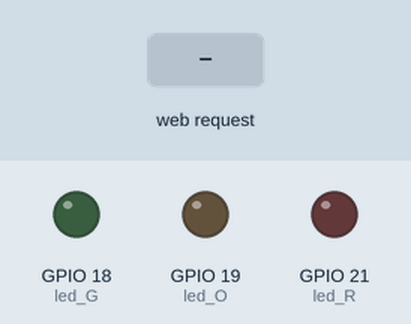
Recording of a sketch running on a simulated ESP32. On the bench: output pins drawn as LEDs (lit = HIGH). The test bench sets the inputs (shaded band). What the sketch prints to the serial monitor is not drawn.

Above: at 1.2 s.
1.3 s: HTTP request GET /Red_toggle?State=1 received
At 2.7 s:
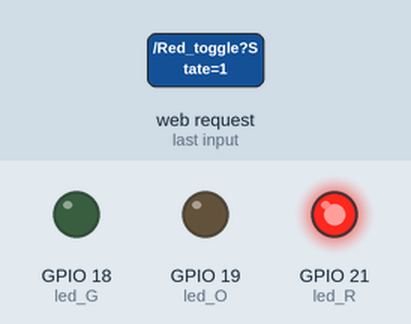
3.0 s: HTTP request GET /Orange_toggle?State=1 received
At 4.1 s:
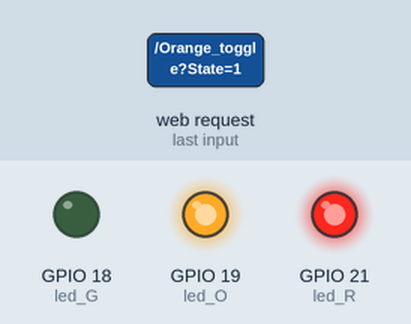
4.7 s: HTTP request GET /Red_toggle?State=0 received
At 5.4 s:
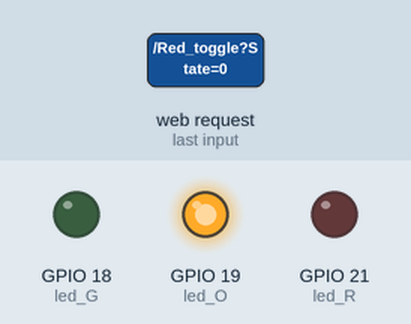
6.4 s: HTTP request GET /Green_toggle?State=1 received
At 7.8 s:
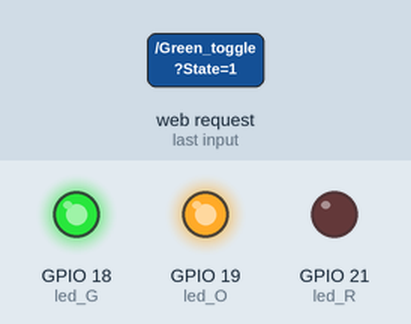
8.1 s: HTTP request GET /Red_toggle?State=120 received
9.8 s: HTTP request GET /Orange_toggle?State=0 received
At 10.5 s:
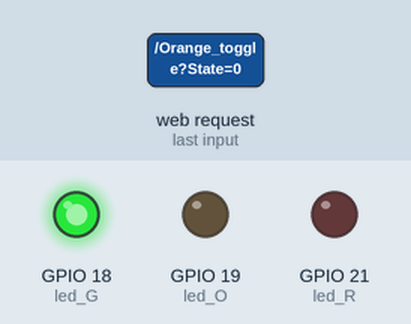
Timing chart, 0 to 12.5 s (numbered marks = the images above; inputs shaded):
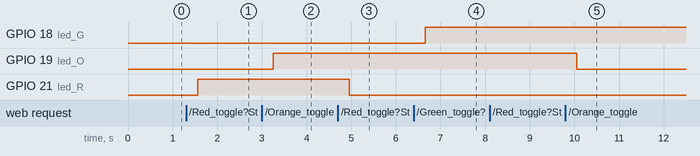

Measured:
- after the input at 1.3 s, GPIO 21 (led_R): LOW → HIGH after 0.26 s
- after the input at 3.0 s, GPIO 19 (led_O): LOW → HIGH after 0.26 s
- after the input at 4.7 s, GPIO 21 (led_R): HIGH → LOW after 0.26 s
- after the input at 6.4 s, GPIO 18 (led_G): LOW → HIGH after 0.26 s
- after the input at 9.8 s, GPIO 19 (led_O): HIGH → LOW after 0.26 s

The sketch:

my_switch.ino
```cpp
#include <Arduino.h>
#include <WiFi.h>
#include <WebServer.h>

int led_G = 18;
int led_O = 19;
int led_R = 21;

const int freq = 5000;
const int bit = 8;

int Status;
const char* ssid = "Switch";
const char* password = "12345678";

WebServer server(80);

void Control_Page() {
  // HTML go tee nee na ja
  String html = R"rawliteral(
<!DOCTYPE html>
<html>

<head>

    <meta charset="UTF-8">
    <meta name="viewport" content="width=device-width, initial-scale=1, maximum-scale=1, user-scalable=no">
    <title>Light Toggle</title>
</head>

<style>
    /* From Uiverse.io by varoonrao */
.checkbox-con {
 margin: 10px;
 display: center;
 align-items: center;
 color: white;
}

.checkbox-con input[type="checkbox"] {
 appearance: none;
 width: 48px;
 height: 27px;
 border: 2px solid #ff0000;
 border-radius: 20px;
 background: #f1e1e1;
 position: relative;
 box-sizing: border-box;
}

.checkbox-con input[type="checkbox"]::before {
 content: "";
 width: 14px;
 height: 14px;
 background: rgba(234, 7, 7, 0.5);
 border: 2px solid #ea0707;
 border-radius: 50%;
 position: absolute;
 top: 0;
 left: 0;
 transform: translate(13%, 15%);
 transition: all 0.3s ease-in-out;
}

.checkbox-con input[type="checkbox"]::after {
 position: absolute;
 top: 0;
 left: 20px;
}

.checkbox-con input[type="checkbox"]:checked {
 border: 2px solid #02c202;
 background: #e2f1e1;
}

.checkbox-con input[type="checkbox"]:checked::before {
 background: rgba(2, 194, 2, 0.5);
 border: 2px solid #02c202;
 transform: translate(133%, 13%);
 transition: all 0.3s ease-in-out;
}

.checkbox-con input[type="checkbox"]:checked::after {
 position: absolute;
 top: 5px;
 left: 5px;
}

.checkbox-con label {
 margin-left: 10px;
 cursor: pointer;
 user-select: none;
 align-items: center;
}
html,body{
    height: 100%;
    margin:0;
    display: grid;
    place-content: center;
    align-items: center;
    background-color: aquamarine;
}

</style>
<body style="text-align: center;">
    <h1 style="color:black;">Light Toggle wibwub</h1>
    <h1>แดง</h1>
    <div class="checkbox-con">
        <input id="Red_toggle" type="checkbox">
    </div>
    <h1>ส้ม</h1>
    <div class="checkbox-con">
        <input id="Orange_toggle" type="checkbox">
    </div>
    <h1>เขว</h1>
    <div class="checkbox-con">
        <input id="Green_toggle" type="checkbox">
    </div>
    <script>
        document.getElementById("Red_toggle").addEventListener("change", function (e) {
            fetch(`/Red_toggle?State=${e.target.checked ? 1 : 0}`);
        });

        document.getElementById("Orange_toggle").addEventListener("change", function (e) {
            fetch(`/Orange_toggle?State=${e.target.checked ? 1 : 0}`);
        });

        document.getElementById("Green_toggle").addEventListener("change", function (e) {
            fetch(`/Green_toggle?State=${e.target.checked ? 1 : 0}`);
        });
    </script>
</body>

</html>

  )rawliteral";
  server.send(200, "text/html", html);
}
void Red_toggle() {
  if (server.hasArg("State")) {
    int state = server.arg("State").toInt();
    if (state == 1) {
      for (int fade = 0; fade <= 255; fade++) {
        ledcWrite(led_R, fade);  // ควบคุม LED สีแดง
        delay(1);
      }
    } else {
      for (int fade = 255; fade >= 0; fade--) {
        ledcWrite(led_R, fade);
        delay(1);
      }
    }
    server.send(200, "text/plain", "OK");
  }
}
void Orange_toggle() {
  if (server.hasArg("State")) {
    int state = server.arg("State").toInt();
    if (state == 1) {
      for (int fade = 0; fade <= 255; fade++) {
        ledcWrite(led_O, fade);  // ควบคุม LED สีแดง
        delay(1);
      }
    } else {
      for (int fade = 255; fade >= 0; fade--) {
        ledcWrite(led_O, fade);
        delay(1);
      }
    }
    server.send(200, "text/plain", "OK");
  }
}

void Green_toggle() {
  if (server.hasArg("State")) {
    int state = server.arg("State").toInt();
    if (state == 1) {
      for (int fade = 0; fade <= 255; fade++) {
        ledcWrite(led_G, fade);  // ควบคุม LED สีแดง
        delay(1);
      }
    } else {
      for (int fade = 255; fade >= 0; fade--) {
        ledcWrite(led_G, fade);
        delay(1);
      }
    }
    server.send(200, "text/plain", "OK");
  }
}


void setup() {
    // ตั้งพินเด้อ
    ledcAttach(led_R, freq, bit);
    // ตั้งพินเด้อ

    ledcAttach(led_O, freq, bit);
    // ตั้งพินเด้อ
    ledcAttach(led_G, freq, bit);

    // ตั้งให้ตัวบอร์ดเป็นตัวกระจาย wifi(Access Point)
    WiFi.softAP(ssid, password);
    Serial.println("Access Point Created Laew");
    Serial.print("IP ADDRESS: ");
    Serial.println(WiFi.softAPIP());  //show ip address in serial:)

    // เอาฟังก์ชั่นที่สร้างมาเข้ามาในเว็บ
    server.on("/", Control_Page);
    server.on("/Red_toggle", Red_toggle);
    server.on("/Orange_toggle", Orange_toggle);
    server.on("/Green_toggle", Green_toggle);

    server.begin();
}

void loop() {
    server.handleClient();
}
```
